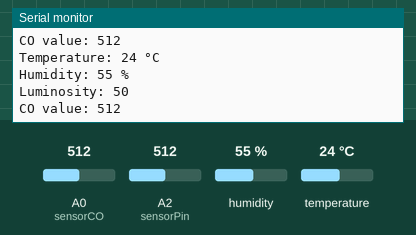
Recording of a sketch running on a simulated Arduino Uno, built with avr-gcc and run on an emulated ATmega328P. Parts: the last lines printed to the serial monitor. Inputs (shaded band) come from the test bench; at power-on: humidity 55 %, A0 (sensorCO) = 512, A2 (sensorPin) = 512, temperature 24 °C.

Above: at 10.8 s.
10.9 s: humidity set to 22 %
At 20.6 s:
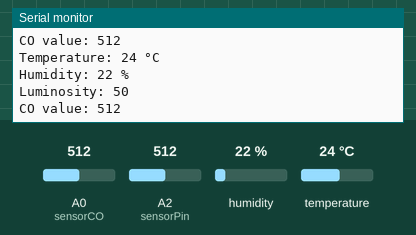
20.9 s: A0 (sensorCO) set to 716
At 30.7 s:
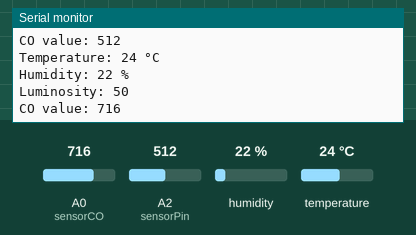
30.9 s: A2 (sensorPin) set to 716
At 40.7 s:
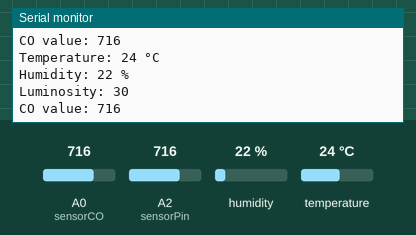
40.9 s: temperature set to 12 °C
50.9 s: A0 (sensorCO) set to 992
At 60.8 s:
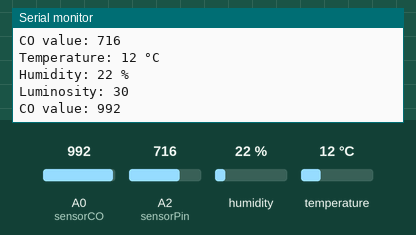
60.9 s: A2 (sensorPin) set to 992
At 71.6 s:
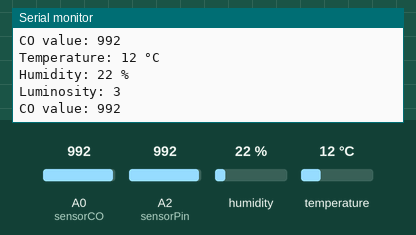
Timing chart, 0 to 71.9 s (numbered marks = the images above; inputs shaded):
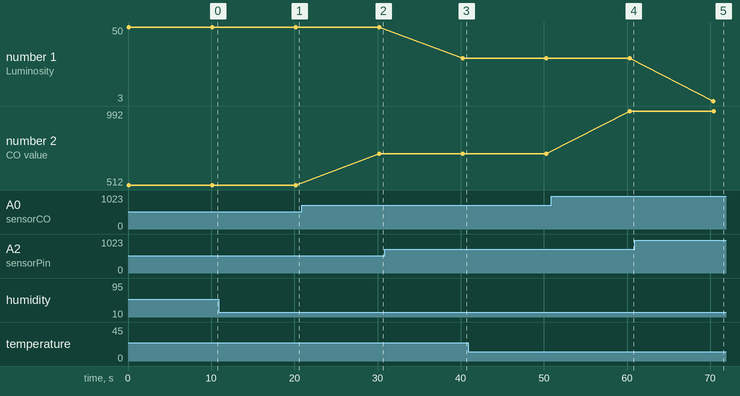

The sketch:

dht-light-co-blue.ino
```cpp
#include <SoftwareSerial.h>
#include <SimpleDHT.h>

SoftwareSerial MyBlue(2, 3); // RX | TX
int pinDHT11 = 7;
SimpleDHT11 dht11;
int sensorPin = 2; //define analog pin 2 for light sensor
int sensorCO = 0; // define analog pin 0 for CO sensor
int light = 0;
int valueCO;
void setup() {
  Serial.begin(9600);
  MyBlue.begin(9600);  //Baud Rate for AT-command Mode.
}

void loop() {
  // read light sensor and DHT
  light = (1023 - analogRead(sensorPin)) / 10.2;
  valueCO = analogRead(sensorCO);
  byte temperature = 0;
  byte humidity = 0;
  int err = SimpleDHTErrSuccess;
  if ((err = dht11.read(pinDHT11, &temperature, &humidity, NULL)) != SimpleDHTErrSuccess) {
    Serial.print("Read DHT11 failed, err="); Serial.println(err);delay(1000);
    return;
  }

  Serial.print("Temperature: ");
  Serial.print((int)temperature); Serial.println(" °C");
  MyBlue.print((int)temperature); MyBlue.print(" °C");
  MyBlue.print("|");
  Serial.print("Humidity: ");
  Serial.print((int)humidity); Serial.println(" %");
  MyBlue.print((int)humidity); MyBlue.print(" %");
  MyBlue.print("|");
  Serial.print("Luminosity: ");
  Serial.println(light, DEC); // light intensity
  MyBlue.print(light, DEC); MyBlue.print(" %"); // light intensity
  MyBlue.print("|");
  Serial.print("CO value: ");
  Serial.println(valueCO, DEC); // light intensity
  MyBlue.print(valueCO, DEC); // light intensity

  // DHT11 sampling rate is 1HZ.
  delay(10000);
}
```

Measured:
- after the input at 10.9 s, the serial monitor: prints a new line after 9.2 s (image 1)
- after the input at 20.9 s, the serial monitor: prints a new line after 9.3 s (image 2)
- after the input at 30.9 s, the serial monitor: prints a new line after 9.3 s (image 3)
- after the input at 50.9 s, the serial monitor: prints a new line after 9.5 s (image 4)
- after the input at 60.9 s, the serial monitor: prints a new line after 9.5 s (image 5)
- plotted number 1: 50 → 30 after the input at 30.9 s, 30 → 3 after the input at 60.9 s
- plotted number 2: 512 → 716 after the input at 20.9 s, 716 → 992 after the input at 50.9 s
